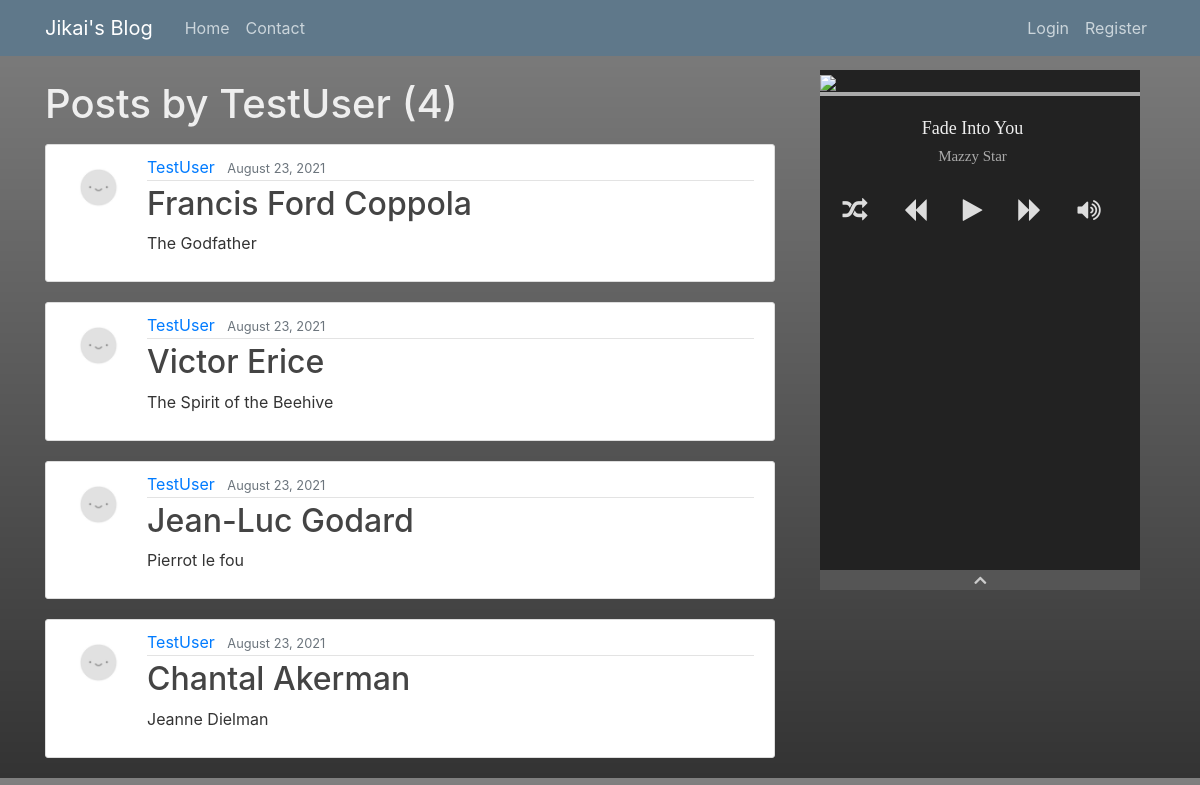
Page /user/TestUser/ on the committed database.
### blog/models.py (models this page shows, shortened)
class Post(models.Model):
    title = models.CharField(max_length=100)
    content = models.TextField()
    date_posted = models.DateTimeField(default=timezone.now)
    author = models.ForeignKey(User, on_delete=models.CASCADE)

### users/models.py (models this page shows, shortened)
class Profile(models.Model):
    user = models.OneToOneField(User, on_delete=models.CASCADE)
    image = models.ImageField(default='default.jpg', upload_to='profile_pics')

### blog/views.py (the view)
# urls.py: path('user/<str:username>/', UserPostListView.as_view(), name='user-posts'),
class UserPostListView(ListView):
    model = Post
    template_name = 'blog/user_posts.html'
    context_object_name = 'posts' # to match home template
    paginate_by = 5
    def get_queryset(self):
        user = get_object_or_404(User, username=self.kwargs.get('username'))
        return Post.objects.filter(author=user).order_by('-date_posted')

### blog/templates/blog/user_posts.html (shortened to what this page needs)
{% extends "blog/base.html" %}
{% block content %}
  <h1 class="mb-3" style="color:#eeeeee;">Posts by {{ view.kwargs.username }} ({{ page_obj.paginator.count }})</h1>
  {% for post in posts %}
    <article class="media content-section">
      <img class="rounded-circle article-img" src="{{ post.author.profile.image.url }}">
      <div class="media-body">
        <div class="article-metadata">
          <a class="mr-2" href="{% url 'user-posts' post.author.username %}">{{ post.author }}</a>
          <small class="text-muted">{{ post.date_posted|date:"F d, Y" }}</small>
        </div>
        <h2><a class="article-title" href="{% url 'post-detail' post.id %}">{{ post.title }}</a></h2>
        <p class="article-content">{{ post.content }}</p>
      </div>
    </article>
  {% endfor %}
{% endblock content %}

### blog/static/blog/style.css (style rules this page uses)
body { background: #fafafa; color: #333333; margin-top: 5rem; }
h1, h2, h3, h4, h5, h6 { color: #444444; }
.content-section { background: #ffffff; padding: 10px 20px; border: 1px solid #dddddd; border-radius: 3px; margin-bottom: 20px; }
.article-title { color: #444444; }
.article-content { white-space: pre-line; }
.article-img { height: 65px; width: 65px; margin-right: 16px; }
.article-metadata { padding-bottom: 1px; margin-bottom: 4px; border-bottom: 1px solid #e3e3e3 }

### rows in the picture
Post: author.profile.image (placeholder picture), author "TestUser", date_posted "August 23, 2021", title "Francis Ford Coppola", content "The Godfather"
Post: author.profile.image (placeholder picture), author "TestUser", date_posted "August 23, 2021", title "Victor Erice", content "The Spirit of the Beehive"
Post: author.profile.image (placeholder picture), author "TestUser", date_posted "August 23, 2021", title "Jean-Luc Godard", content "Pierrot le fou"
Post: author.profile.image (placeholder picture), author "TestUser", date_posted "August 23, 2021", title "Chantal Akerman", content "Jeanne Dielman"

### other values in the picture
{{ view.kwargs.username }} "TestUser"
{{ page_obj.paginator.count }} "4"
